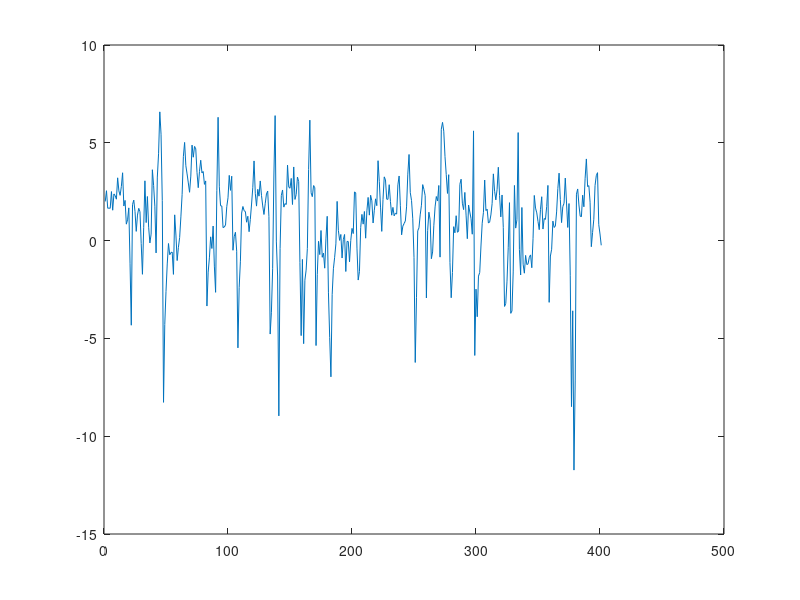

Write the MATLAB code that produced this figure. (Note: this script raises an error after producing the figure.)
% Simulation
% Transition probabilities
p11 = 0.9;
p22 = 0.7;

P = [p11, 1-p11; 1-p22, p22];

% Parameters of 2 regimes
a = [0.7; -0.5];
b = [0.6; 0.6];
sig = [1; 4];

% Initial probabilities
p1 = (1-p11)/(2-p11-p22);
p2 = (1-p22)/(2-p11-p22);

T = 500;
y = zeros(T,1);
y(1) = normrnd(0,50);
s = zeros(T,1);

if rand <= p1
    s(1) = 1;
else
    s(1) = 2;
end

for t = 2:T
    if rand <= P(s(t-1),s(t-1))
        s(t) = s(t-1);
    else
        s(t) = 3-s(t-1);
    end
    y(t) = a(s(t)) + b(s(t))*y(t-1) + normrnd(0,sig(s(t)));
end

y = y(100:end);
figure;
plot(y);


% Estimation
S = 100;    % number of iterations
para = zeros(8,S);
f_prob = zeros(2,length(y)-1);
u_prob = zeros(2,length(y));

% Initialization
u_prob(:,1) = [0.5; 0.5];
para(:,1) = [1; -1; 0.5; -0.5; 1; 3; 0.5; 0.5];

for s = 2:S
    for t = 1:length(y)-1
        y_used = [y(t); y(t+1)];
        f_prob(:,t) = filter_prob(y_used, u_prob(:,t), para(:,s-1));
        u_prob(:,t+1) = update_prob(f_prob(:,t), para(:,s-1));
    end
    s_prob = smooth_prob(f_prob, u_prob(:,1:end-1), para(:,s-1));
    para(7:8,s) = transition_prob(s_prob, f_prob, u_prob, para(:,s-1));
    para(5:6,s) = variance(y, para(:,s-1), s_prob);
    coef = AR_coefficient(y, s_prob)';
    para(3:4,s) = coef(:,2);
    para(1:2,s) = coef(:,1);
    u_prob(:,1) = s_prob(:,1);
end

% Visualisation
% The smoothed and filtering probabilities
figure;
subplot(2,1,1);
plot(s_prob(1,:));
xlim([0,length(s_prob(1,:))]);
ylim([0,1]);
title('smoothed probabilites');
subplot(2,1,2);
plot(f_prob(1,:));
ylim([0,1]);
title('filtering probabilities');

% Final parameters
final_para = para(:,end);
fprintf('True intercepts of 2 regimes: %2.1f (1st regime), and %2.1f (2nd regime)\n', a);
fprintf('Estimated intercepts of 2 regimes: %2.3f (1st regime), and %2.3f (2nd regime)\n', final_para(1:2));
fprintf('True slopes of 2 regimes: %2.1f (1st regime), and %2.1f (2nd regime)\n', b);
fprintf('Estimated slopes of 2 regimes: %2.3f (1st regime), and %2.3f (2nd regime)\n', final_para(3:4));
fprintf('True standard deviations of 2 regimes: %2.1f (1st regime), and %2.1f (2nd regime)\n', sig);
fprintf('Estimated standard deviations of 2 regimes: %2.3f (1st regime), and %2.3f (2nd regime)\n', final_para(5:6));
fprintf('Transition probabilities: %2.1f (stay in 1st regime), and %2.1f (stay in 2nd regime)\n', [p11; p22]);
fprintf(['Estimated transition probabilities: %2.3f (stay in 1st regime), and %2.3f (stay in 2nd regime)\n'], final_para(7:8));